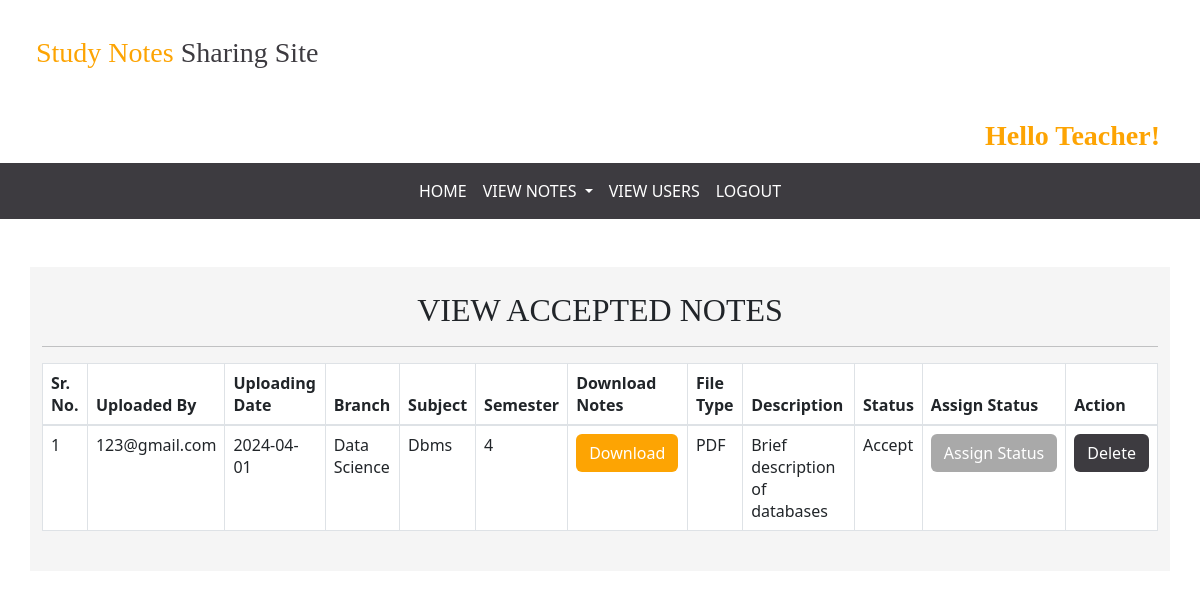
The app's page /accepted_notes (signed in) with its own data.
### notes/models.py (models this page shows, shortened)
class Notes(models.Model):
    user = models.ForeignKey(User, on_delete=models.CASCADE)
    uploadingdate = models.CharField(max_length=30)
    branch = models.CharField(max_length=30)
    semester = models.CharField(max_length=30)
    subject = models.CharField(max_length=30)
    notesfile = models.FileField(null=True)
    filetype = models.CharField(max_length=30)
    description = models.CharField(max_length=200, null=True)
    status = models.CharField(max_length=15)

### notes/views.py (the view)
# urls.py: path('accepted_notes',accepted_notes,name='accepted_notes'),
def accepted_notes(request):
    if not request.user.is_authenticated:
        return redirect('login_admin')
    notes = Notes.objects.filter(status="Accept")
    d= {'notes': notes}
    return render(request, 'accepted_notes.html', d)

### notes/templates/accepted_notes.html (shortened to what this page needs)
{% extends 'admin_nav.html' %}
{% load static %}
{% block body %}
<link rel="stylesheet" href=" https://cdnjs.cloudflare.com/ajax/libs/twitter-bootstrap/5.3.0/css/bootstrap.min.css">
<link rel="stylesheet" href="https://cdn.datatables.net/2.0.2/css/dataTables.bootstrap5.css">
<div class="container-fluid mt-5" style="background-color : whitesmoke ;width: 95%;" >
    <br>
    <H2 class="text-center" style="font-family:'poppins'" >VIEW ACCEPTED NOTES</H2>
<hr>
    <table class="table table-bordered" id="example">
        <thead>
        <tr>
            <th>Sr. No.</th>
            <th>Uploaded By</th>
            <th>Uploading Date</th>
            <th>Branch</th>
            <th>Subject</th>
            <th>Semester</th>
            <th>Download Notes</th>
            <th>File Type</th>
            <th>Description</th>
            <th>Status</th>
            <th>Assign Status</th>
            <th>Action</th>
        </tr>
         </thead>
        <tbody>
        {% for i in notes%}
        <tr>
            <td>{{forloop.counter}}</td>
            <td>{{i.user.username}}</td>
            <td>{{i.uploadingdate}}</td>
            <td>{{i.branch}}</td>
            <td>{{i.subject}}</td>
            <td>{{i.semester}}</td>
            <td><a class="btn text-white" style="background-color:FDA403" download href="{{i.notesfile.url}}">Download</a></td>
            <td>{{i.filetype}}</td>
            <td>{{i.description}}</td>
            <td>{{i.status}}</td>
            <td><a class="btn text-white" style="background-color:A9A9A9" href="{% url 'assign_status' i.id %}">Assign&nbsp;Status</a></td>
            <td><a class="btn text-white" style="background-color:3D3B40" href="{% url 'delete_notes' i.id %}"
                   onclick="return confirm('Are you sure...?')">Delete</a></td>
        </tr>
        {% endfor %}
        </tbody>
    </table>
<br>
</div>
{% endblock %}

### records on screen
Notes: user.username "123@gmail.com", uploadingdate "2024-04-01", branch "Data Science", subject "Dbms", semester "4", filetype "PDF", description "Brief description of databases", status "Accept"
